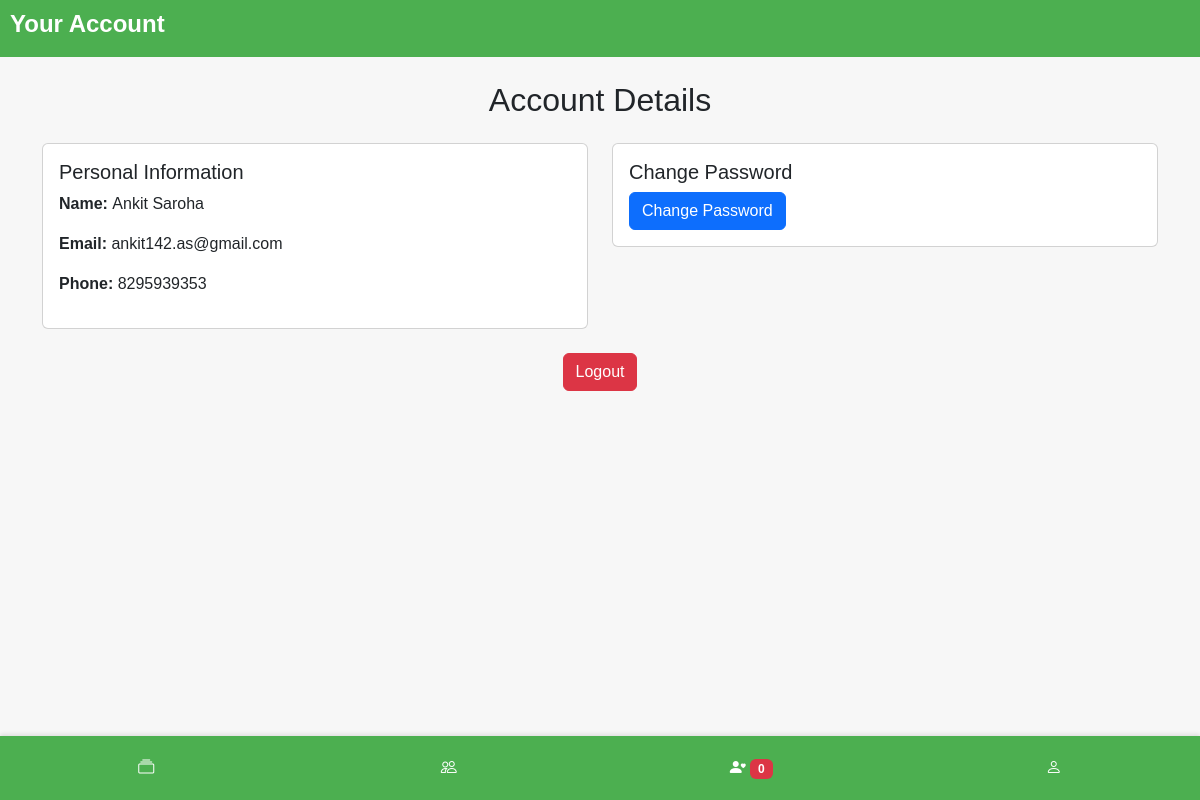
The app's page /accounts (signed in) with its own data.
### models.py (models this page shows)
class User(Base):
    __tablename__ = "tbl_user"
    id = Column(Integer, primary_key=True, autoincrement=True)
    first_name = Column(String(55))
    last_name = Column(String(55))
    creation_date = Column(DateTime, default=func.now())
    modification_date = Column(
        DateTime, default=func.now(), onupdate=func.now()
    )
    role = Column(Enum("admin", "user"), default="user")
    email = Column(String(55))
    phone_number = Column(Integer)
    password = Column(String, nullable=False)

### app.py (the view)
@app.get("/accounts")
async def get_accounts(request: Request, current_user=Depends(get_current_user), db:Session = Depends(get_db)):
    user = db.query(User).filter(User.id == current_user.get("user_id")).first()
    friend_request_list = (
        db.query(FriendRequests.friend_request_id, User.first_name, User.last_name)
        .join(FriendRequests, FriendRequests.friend_request_id == User.id)
        .filter(FriendRequests.user_id == current_user.get("user_id"))
        .all()
    )
    return templates.TemplateResponse("accounts.html", {"request": request, "user": user, 'total_friend_requests': len(friend_request_list)})

### templates/accounts.html (shortened to what this page needs)
{% extends "base.html" %}
{% block header %}
<header>
    <div class="header-container">
        <h1>Your Account</h1>
    </div>
</header>
{% endblock header %}
{% block content %}
<main>
    <div class="container mt-4">
        <h2 class="text-center mb-4">Account Details</h2>
        <div class="row">
            <div class="col-md-6">
                <div class="card">
                    <div class="card-body">
                        <h5 class="card-title">Personal Information</h5>
                        <p><strong>Name: </strong>{{ user.first_name }} {{ user.last_name }}</p>
                        <p><strong>Email: </strong>{{ user.email }}</p>
                        <p><strong>Phone: </strong>{{ user.phone_number }}</p>
                    </div>
                </div>
            </div>
            <div class="col-md-6">
                <div class="card">
                    <div class="card-body">
                        <h5 class="card-title">Change Password</h5>
                        <button class="btn btn-primary" type="button" data-bs-toggle="collapse" data-bs-target="#passwordForm" aria-expanded="false" aria-controls="passwordForm">
                            Change Password
                        </button>
                    </div>
                </div>
            </div>
        </div>
        <div class="row mt-4">
            <div class="col text-center">
                <form method="post" action="/logout">
                    <button type="submit" class="btn btn-danger">Logout</button>
                </form>
            </div>
        </div>
    </div>
</main>
{% endblock content %}

### static/css/style.css (style rules this page uses)
* { margin: 0; padding: 0; box-sizing: border-box; }
body, html { height: 100%; display: flex; flex-direction: column; }
body { font-family: Arial, sans-serif; background-color: #f7f7f7; }
header { background-color: #4CAF50; padding: 10px; text-align: center; color: white; }
header .header-container { display: flex; justify-content: space-between; align-items: center; }
h1 { font-size: 24px; font-weight: bold; }
main { flex: 1; display: flex; flex-direction: column; overflow: auto; }

### records on screen
User: first_name "Ankit", last_name "Saroha", email "ankit142.as@gmail.com", phone_number "8295939353"

### other values on screen
{{ total_friend_requests }} "0"
